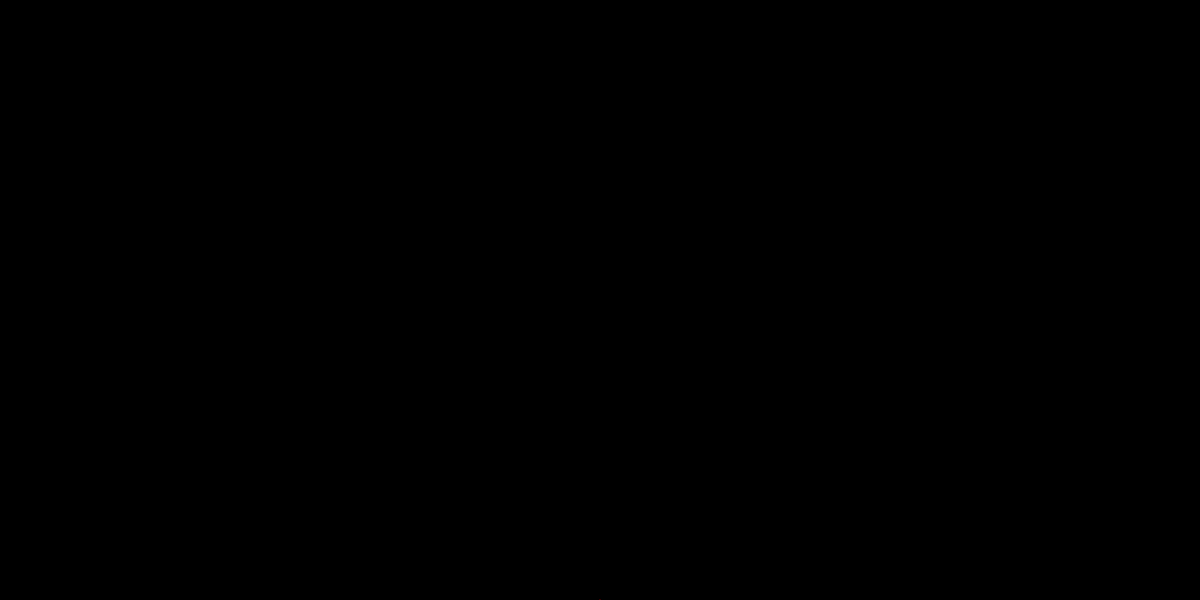
Frame 1 (no input)
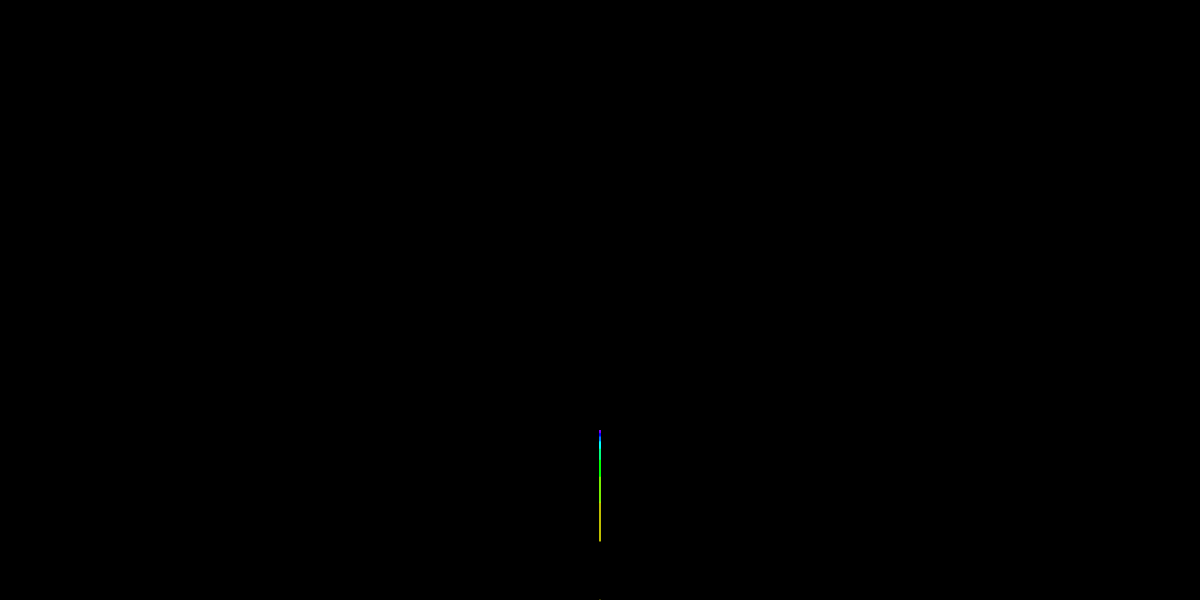
Frame 60 (no input)
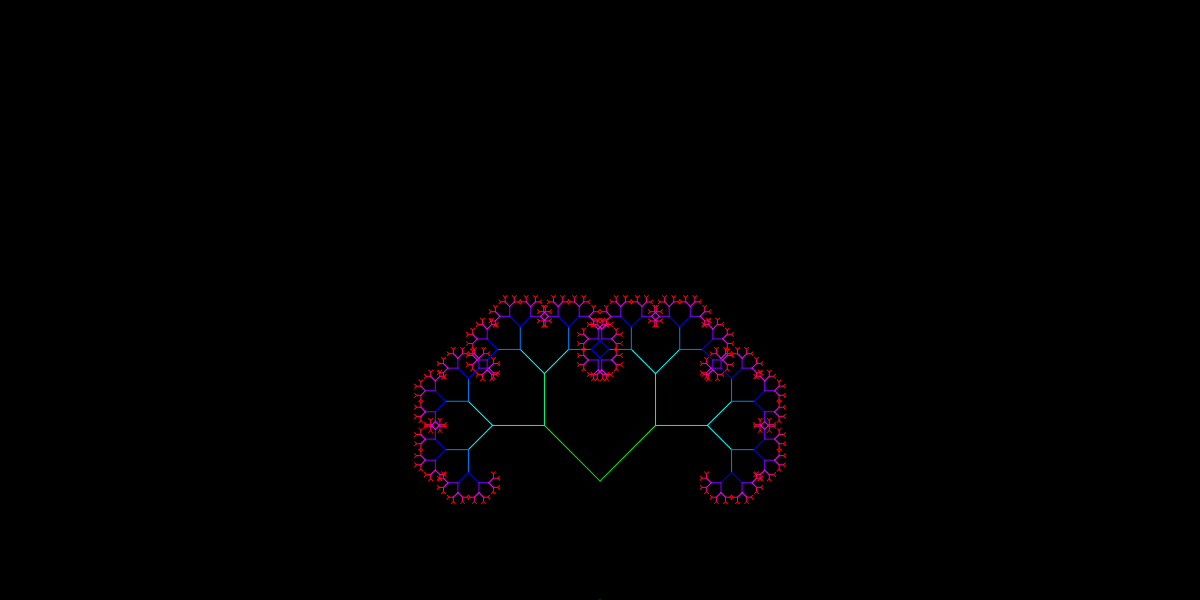
Frame 120 (the mouse pressed at the canvas centre since frame 60)

The p5.js sketch that drew these frames (run headless with seeded random() and noise() and a simulated clock; from frame 60 on, the mouse is pressed at the canvas centre):

// p5.js sketch
// ── sketch.js
//This code was learned from p5 Recursive Tree tutorial unless otherwise marked. The parts of the code i added was the growth action

let angle;
let branchLength = 0; 
let maxBranchLength = 200; // modified to change height the tree would 
let growthSpeed = 1; 

function setup() {
  createCanvas(windowWidth, 600); //Changed to fit any screen
  colorMode(HSB);
  angleMode(DEGREES);
}

function draw() {
  background(0);


  angle = (mouseX / width) * 90;
  angle = min(angle, 90);

  translate(width / 2, height);

  stroke((frameCount % 360), 255, 255); //where i changed the colour from tutorial
  line(0, 0, 0, 0, -branchLength); //Slightly modified for growth 

  translate(0, -branchLength);

  branch(branchLength, 0);

  if (branchLength < maxBranchLength) { // Added to create growth
    branchLength += growthSpeed; //Added as well
  } 

  describe(
    'A tree drawn by recursively drawing branches, with angle determined by the user mouse position.'
  );
}

function branch(h, level) {
  stroke((level * 30 + frameCount) % 360, 255, 255); //where i changed the colour from tutorial


  h *= 0.66;


  if (h > 2) {
    push();
    rotate(angle);
    line(0, 0, 0, -h);
    translate(0, -h);
    branch(h, level + 1);
    pop();
    push();
    rotate(-angle);
    line(0, 0, 0, -h);
    translate(0, -h);
    branch(h, level + 1);
    pop();
  }
}
